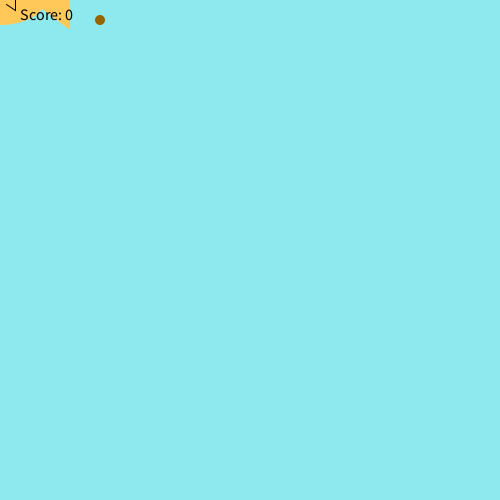
Frame 1 (no input)
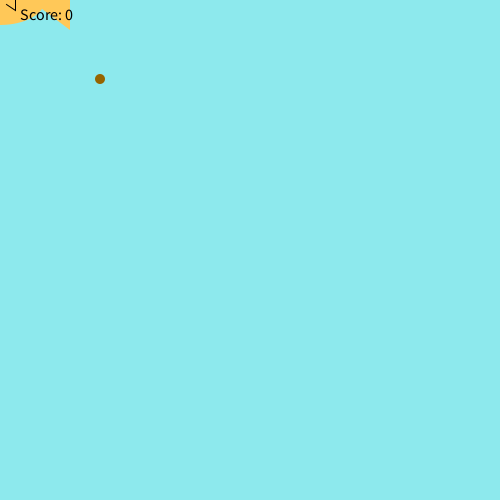
Frame 60 (the mouse pressed at the canvas centre just before this capture)
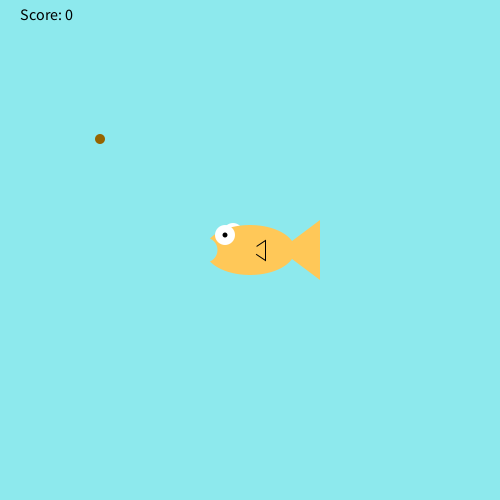
Frame 120 (the mouse held since frame 60 and released just before this capture)

The Processing sketch that drew these frames (run headless with seeded random() and noise(); from frame 60 on, the mouse is pressed at the canvas centre):

// Processing sketch: FishGame_pde
// ── FishGame_pde.pde
int foodX = 100;
int foodY = 20;
int score;
int acceleration= 3;


void setup(){
  size (500, 500);
  
}
void draw(){
  background (141, 233, 237);
  drawFish();
  
 fill(150, 100, 0);
  noStroke();
  ellipse(foodX, foodY, 10, 10);
  
  foodY++;
  if (foodY >= height){
  
  foodY = 20; 
  foodX = (int) random(width-20);
}
checkCatch(foodX, foodY);
fill(0, 0, 0);
textSize(16);
text("Score: " + score, 20, 20);
if (score == 30){
  background (141, 233, 237);
  String winningMessage = "congrats";
  
//textSize(int fontSize); //if it’s not big enough
text(winningMessage, 250, 250);


}

}
void drawFish(){
     noStroke();
     fill(255,255,255);
     ellipse(mouseX-17,mouseY-17,20,20); //back side eye
     fill(255,200,88);
     ellipse(mouseX,mouseY,90,50); //body
     triangle(mouseX+30,mouseY,mouseX+70,mouseY+30,mouseX+70,mouseY-30); //tail
     stroke(0);
     triangle(mouseX,mouseY,mouseX+15,mouseY+10,mouseX+15,mouseY-10); //side fin
     noStroke();
     fill(255,200,88);
     ellipse(mouseX,mouseY,15,15); //side fin cover
     noStroke();
     fill(255,255,255);
     ellipse(mouseX-25,mouseY-15,20,20); //front eye
     fill(0,0,0);
     ellipse(mouseX-25,mouseY-15,5,5); //pupil
     fill(141,233,237);
     ellipse(mouseX-45,mouseY,25,25); //mouth
}
void checkCatch(int x, int y){
     if(x > mouseX && x < mouseX+70){
          if(y > mouseY-17 && y < mouseY+30){
               score++;
               foodY = 20; //if the food was eaten, make more food fall from the top
               foodX = (int) random(width-20);
          }
     }
     else if (foodY > height && score > 0){
          score--;
     }
}
